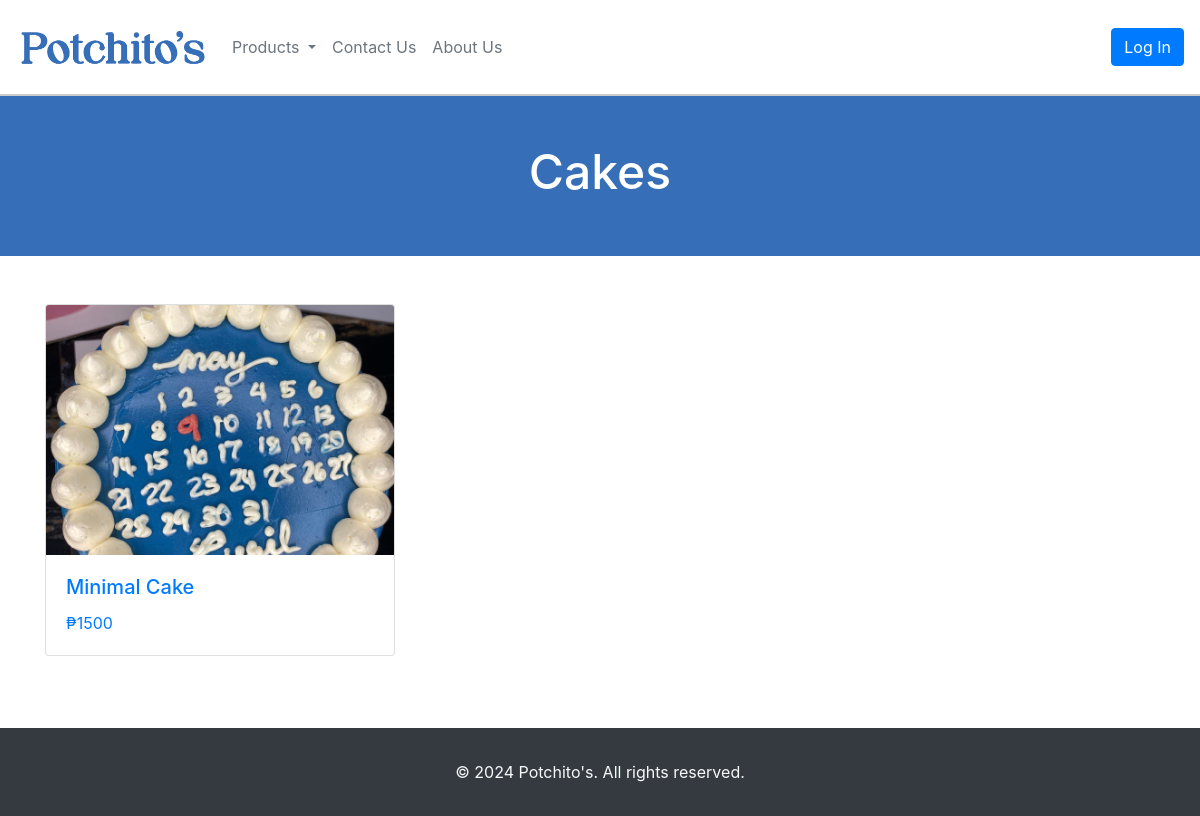
Page /public/pages/product-by-type.php?type=3 on the earlier database version.
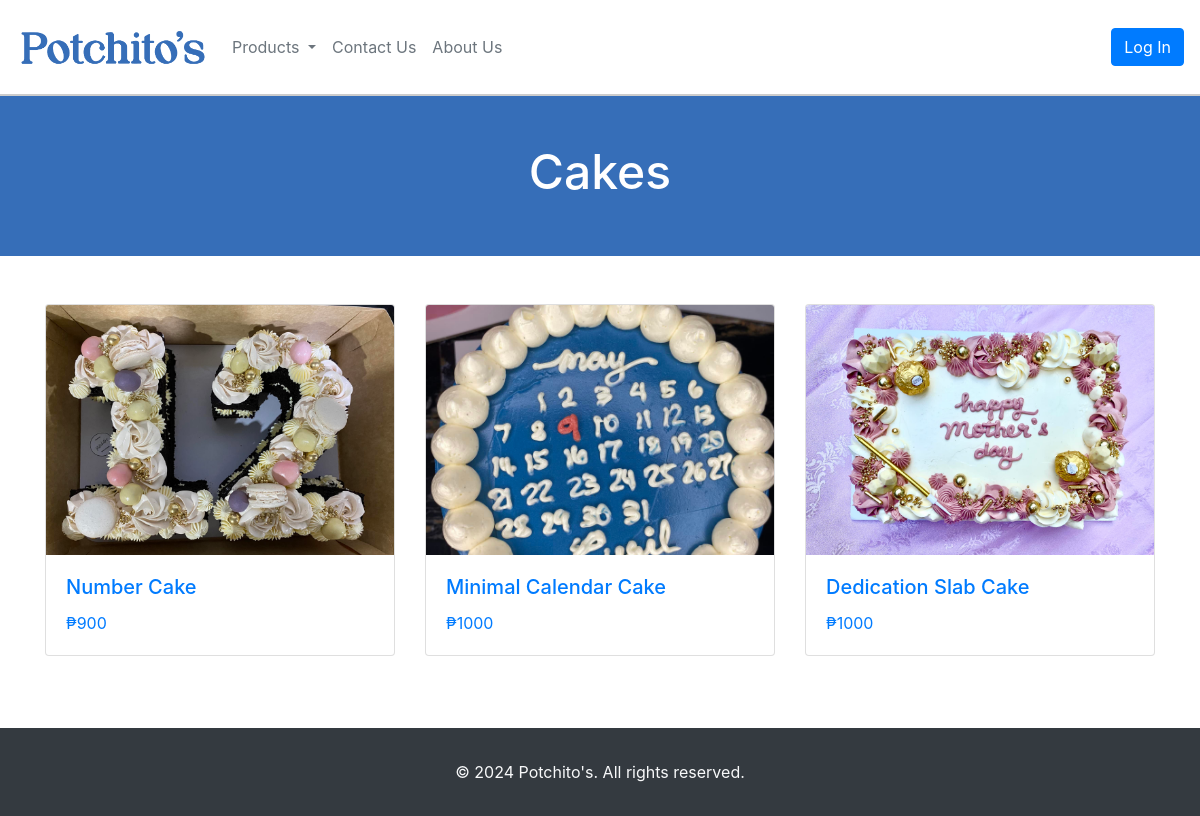
Same page on the later database version.
### tables this page shows
CREATE TABLE `products` (
  `pID` int(11) NOT NULL,
  `pName` varchar(50) NOT NULL,
  `pPrice` float(9,2) NOT NULL,
  `pDesc` text NOT NULL,
  `pType` int(11) NOT NULL DEFAULT 0,
  `pVisibility` int(11) NOT NULL DEFAULT 1,
  `pPrepTime` int(11) NOT NULL
);

### controller/db_model_products.php (the view, shortened to what this page needs)
<?php
    require(__DIR__ . '/../controller/db_model.php');
    $stmt = $conn->prepare("SELECT * FROM products WHERE pVisibility = 1");
    $stmt->execute();
    $products = $stmt->fetchAll(PDO::FETCH_ASSOC);
    function displayProductCards($products, $type) {
        echo '<div class="row">';
        foreach ($products as $product) {
            if($product['pType'] == $type){?>
                    <div class="col-md-4">
                        <a href="product-view.php?id=<?= $product['pID'] ?>&type=<?= $type ?>" class="product-link">
                        <div class="card mb-4">
                            <img src="../../product-gallery/<?= array('Cookie', 'Pastry', 'Cake')[$product['pType']-1]."_".$product['pID'].".jpg"?>" class="card-img-top">
                            <div class="card-body">
                                <h5 class="card-title"><?= $product['pName'] ?></h5>
                                <p class="card-text">₱<?= $product['pPrice'] ?></p>
                            </div>
                        </a>
                    </div>
                </div>
            <?php }
        }
    }
?>

### public/pages/product-by-type.php (shortened to what this page needs)
<?php
    require('../../controller/db_model_products.php');
?>
<!DOCTYPE html>
<html lang="en">
<head>
    <link href="https://cdn.jsdelivr.net/npm/bootstrap@5.0.2/dist/css/bootstrap.min.css" rel="stylesheet">
    <link rel="stylesheet" href="../css/product-by-type.css">
    <link rel="stylesheet" href="flickity.css" media="screen">
</head>
<body style="height: 88vh">
    <?php include 'layout/header.php'; ?>
    <header>
        <div class="hero-section">
            <h2>
            <?php
                switch ($_GET['type']) {
                    case 3:
                        echo 'Cakes';
                        break;
                }
            ?>
            </h2>
        </div>
    </header>
    <section class="container py-5">
        <?php
            switch ($_GET['type']) {
                case 3:
                    displayProductCards($products, 3);
                    break;
            }
        ?>
    </section>
    <?php include 'layout/footer.php'; ?>
</body>
</html>

### public/pages/layout/header.php (shortened to what this page needs)
<link rel="stylesheet" href="https://cdnjs.cloudflare.com/ajax/libs/font-awesome/6.0.0-beta3/css/all.min.css">
<link href="https://stackpath.bootstrapcdn.com/bootstrap/4.5.2/css/bootstrap.min.css" rel="stylesheet">
</head>
<body>
<nav class="navbar navbar-expand-lg navbar-light bg-white px-3 position-sticky" style="height: 12vh; z-index: 1030;">
    <a href="index.php" class="navbar-brand d-flex align-items-center h-100">
        <img src="../assets/blue-potchitos-logo1.png" style="height: 65%;" alt="Logo">
    </a>
    <div class="d-flex justify-content-between w-100">
        <div class="navbar-nav">
            <div class="nav-item dropdown">
                <a class="nav-link dropdown-toggle text-secondary" href="#" id="navbarDropdown" role="button" data-toggle="dropdown" aria-haspopup="true" aria-expanded="false">
                    Products
                </a>
            </div>
            <a class="nav-link text-secondary" href="contact.php">Contact Us</a>
            <a class="nav-link text-secondary" href="about.php">About Us</a>
        </div>
        <?php
          if(isset($_SESSION['userID']) && $_SESSION['userID'] != null) { ?>
            <div class="d-flex align-items-center">
                <a class="nav-link text-secondary mr-3" href="user-profile.php"><i class="fas fa-user"></i>  Profile</a>
                <a class="nav-link text-secondary mr-3" href="cart.php"><i class="fas fa-shopping-cart"></i> Cart</a>
                <a class="nav-link text-secondary mr-3" href="orders.php"><i class="fas fa-box"></i> Orders</a>
                <ul class="dropdown-menu notifications" role="menu" aria-labelledby="dLabel" style="max-height: 70vh; overflow-y: auto;">
                    <div class="notification-heading mr-4 d-flex align-items-center">
                        <h4 class="menu-title m-0">Notifications</h4>
                    </div>
                    <table class="divider w-100"></li>
                        <?php for ($i = 0; $i < 30; $i++) { ?>
                        <tr class="notifications-wrapper">
                            <td>
                                <a class="content" href="#">
                                <div class="notification-item">
                                    <p class="item-title">Evaluation Deadline 1 · day ago</p>
                                    <small class="m-0 text-faded">Marketing 101, Video Assignment</small>
                                </div>
                            </td>
                        </tr>
                        <?php } ?>
                    </table></li>
                </ul>
                <a class="btn btn-primary" href="../../logout.php">Log Out</a>
            </div>
        <?php }else{ ?>
            <div class="d-flex align-items-center">
                <a class="btn btn-primary" href="login.php">Log In</a>
            </div>
        <?php } ?>
    </div>
</nav>

### public/pages/layout/footer.php
<footer class="bg-dark text-light py-3">
    <div class="container">
        <div class="text-center mt-3">
            <p>&copy; 2024 Potchito's. All rights reserved.</p>
        </div>
    </div>
</footer>
<link rel="stylesheet" href="https://cdnjs.cloudflare.com/ajax/libs/font-awesome/6.0.0-beta3/css/all.min.css">

### public/css/product-by-type.css (style rules this page uses)
.hero-section { height: 20vh; width: 100%; display: flex; align-items: center; justify-content: center; background-color: rgba(54, 110, 184); color: white; }
.hero-section h2 { font-size: 3rem; }
.card-img-top { height: 250px; object-fit: cover; }

### public/pages/layout/header.php (style rules this page uses)
.navbar { border-bottom: 2px solid #ccc; }

Differences in the rows shown:
removed products: pType 3 (drawn), pName "Minimal Cake", pPrice "1500"
added products: shows a picture, pName "Number Cake", pPrice "900"
added products: pType 3 (drawn), pName "Minimal Calendar Cake", pPrice "1000"
added products: shows a picture, pName "Dedication Slab Cake", pPrice "1000"
